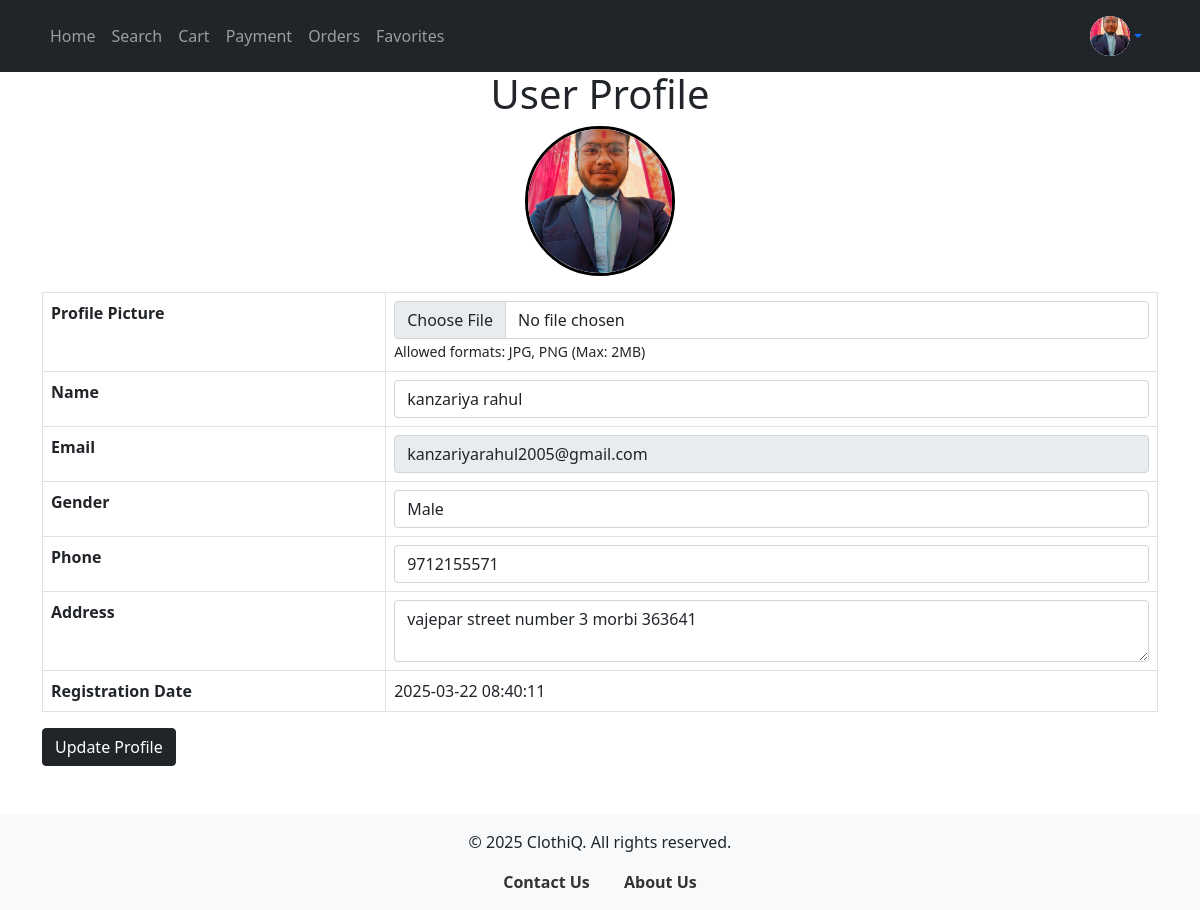
Screenshot of /dashbord.php (signed in) with the database file from the repository.
### tables this page shows
CREATE TABLE `edituser` (
  `id` int(11) NOT NULL,
  `name` varchar(100) NOT NULL,
  `email` varchar(100) NOT NULL,
  `gender` enum('Male','Female','Other') NOT NULL,
  `phone_no` varchar(15) NOT NULL,
  `address` text NOT NULL,
  `created_at` timestamp NOT NULL DEFAULT current_timestamp(),
  `profile_pic` varchar(255) DEFAULT 'default.png'
);

### dashbord.php (the view, shortened to what this page needs)
<?php
include 'config.php';
$email = $_SESSION['email'];
$query = "SELECT * FROM edituser WHERE email = ?";
$stmt = $con->prepare($query);
$stmt->bind_param("s", $email);
$stmt->execute();
$result = $stmt->get_result();
$user = $result->fetch_assoc();
$profile_pic = $user['profile_pic'] ?? 'default.png';
?>
<!DOCTYPE html>
<html lang="en">
<head>
    <link href="https://cdn.jsdelivr.net/npm/bootstrap@5.0.2/dist/css/bootstrap.min.css" rel="stylesheet">
</head>
<body>
    <nav class="navbar navbar-expand-lg navbar-dark bg-dark fixed-top">
        <div class="container">
            <div class="collapse navbar-collapse" id="navbarNav">
                <ul class="navbar-nav">
                    <li class="nav-item"><a class="nav-link" href="home.php">Home</a></li>
                    <li class="nav-item"><a class="nav-link" href="search.php">Search</a></li>
                    <li class="nav-item"><a class="nav-link" href="cart.php">Cart</a></li>
                    <li class="nav-item"><a class="nav-link" href="payment.php">Payment</a></li>
                    <li class="nav-item"><a class="nav-link" href="orders.php">Orders</a></li>
                    <li class="nav-item"><a class="nav-link" href="favorites.php">Favorites</a></li>
                </ul>
                <?php if (isset($_SESSION['email']) && $_SESSION['email'] != 'unset'): ?>
                    <div class="nav-item dropdown ms-auto">
                        <a class="nav-link dropdown-toggle d-flex align-items-center bg-dark" id="navbarDropdown" role="button" data-bs-toggle="dropdown" aria-expanded="false">
                            <div class="profile-avatar">
                                <img src="photo/uploads/<?php echo $profile_pic; ?>" alt="Profile">
                            </div>
                        </a>
                    </div>
                <?php endif; ?>
            </div>
        </div>
    </nav>
    <div class="container mt-5">
        <h1 class="mt-4 text-center">User Profile</h1>
        <div class="profile-container">
            <img src="photo/uploads/<?php echo $profile_pic; ?>" alt="Profile Picture">
        </div>
        <form action="editprofile.php" method="POST" enctype="multipart/form-data">
            <table class="table table-bordered mt-3">
                <tr>
                    <th>Profile Picture</th>
                    <td>
                        <input type="file" name="profile_pic" class="form-control">
                        <small>Allowed formats: JPG, PNG (Max: 2MB)</small>
                    </td>
                </tr>
                <tr>
                    <th>Name</th>
                    <td><input type="text" name="name" class="form-control" value="<?php echo htmlspecialchars($user['name']); ?>" required></td>
                </tr>
                <tr>
                    <th>Email</th>
                    <td><input type="email" name="email" class="form-control" value="<?php echo htmlspecialchars($user['email']); ?>" readonly></td>
                </tr>
                <tr>
                    <th>Gender</th>
                    <td>
                        <select name="gender" class="form-control">
                            <option value="Male" <?php if ($user['gender'] == 'Male') echo 'selected'; ?>>Male</option>
                        </select>
                    </td>
                </tr>
                <tr>
                    <th>Phone</th>
                    <td><input type="text" name="phone_no" class="form-control" value="<?php echo htmlspecialchars($user['phone_no']); ?>" required></td>
                </tr>
                <tr>
                    <th>Address</th>
                    <td><textarea name="address" class="form-control" required><?php echo htmlspecialchars($user['address']); ?></textarea></td>
                </tr>
                <tr>
                    <th>Registration Date</th>
                    <td><?php echo htmlspecialchars($user['created_at']); ?></td>
                </tr>
            </table>
            <button type="submit" class="btn btn-dark">Update Profile</button>
        </form>
    </div>
<?php include 'footar.php'; ?>
</body>
</html>

### dashbord.php (style rules this page uses)
body { margin-top: 70px; }
.profile-avatar { width: 40px; height: 40px; border-radius: 50%; overflow: hidden; display: flex; justify-content: center; align-items: center; background: white; }
.profile-avatar img { width: 100%; height: 100%; object-fit: cover; border-radius: 50%; }
.profile-container { text-align: center; }
.profile-container img { width: 150px; height: 150px; object-fit: cover; border-radius: 50%; border: 3px solid #000; }

### rows the page displays
edituser: profile_pic (picture), name "kanzariya rahul", email "kanzariyarahul2005@gmail.com", gender "Male", phone_no "9712155571", address "vajepar street number 3 morbi 363641", created_at "2025-03-22 08:40:11"
